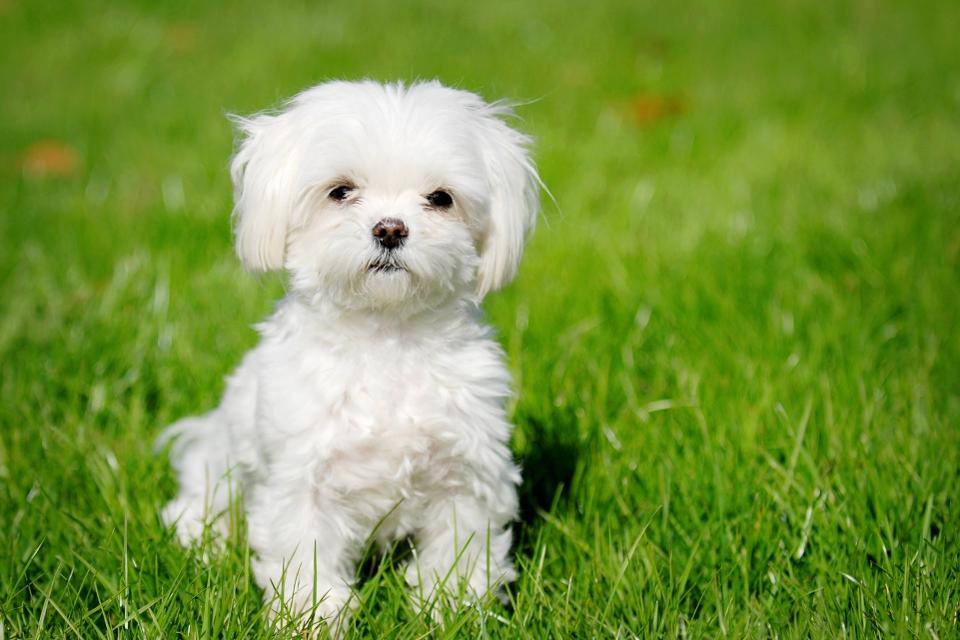
#> input picture image/dog.jpg, 960 x 640 px, found by its file name
$ python annotation.py
#> lines starting #> are read from the running program, lines starting #| are printed output that depends on the picture
import cv2
import matplotlib.pyplot as plt


ann_img = cv2.imread("image\dog.jpg")
#> ann_img is the input picture: shape (640, 960, 3); mean B, G, R 65, 149.5, 120.1


# check image is working or not
print(type(ann_img))
#| <class 'numpy.ndarray'>


# plot the image
plt.figure(figsize = (10, 8))
plt.title("Dog")
plt.imshow(ann_img)
plt.show()


# change the color into RGB
ann_rgb_img = cv2.cvtColor(ann_img, cv2.COLOR_BGR2RGB)


# plot again
plt.figure(figsize=(10, 8))
plt.title("Dog-RGB")
plt.imshow(ann_rgb_img)
plt.show()


# create the annotation with rectangle
cv2.rectangle(ann_img, (150, 50), (600, 600), (0, 0, 255), 4)
cv2.rectangle(ann_img, (150, 50), (280, 10), (0, 0, 255), cv2.FILLED)
cv2.putText(ann_img, 'Dog', (190, 40), cv2.FONT_HERSHEY_COMPLEX, 1, (0, 0, 0))
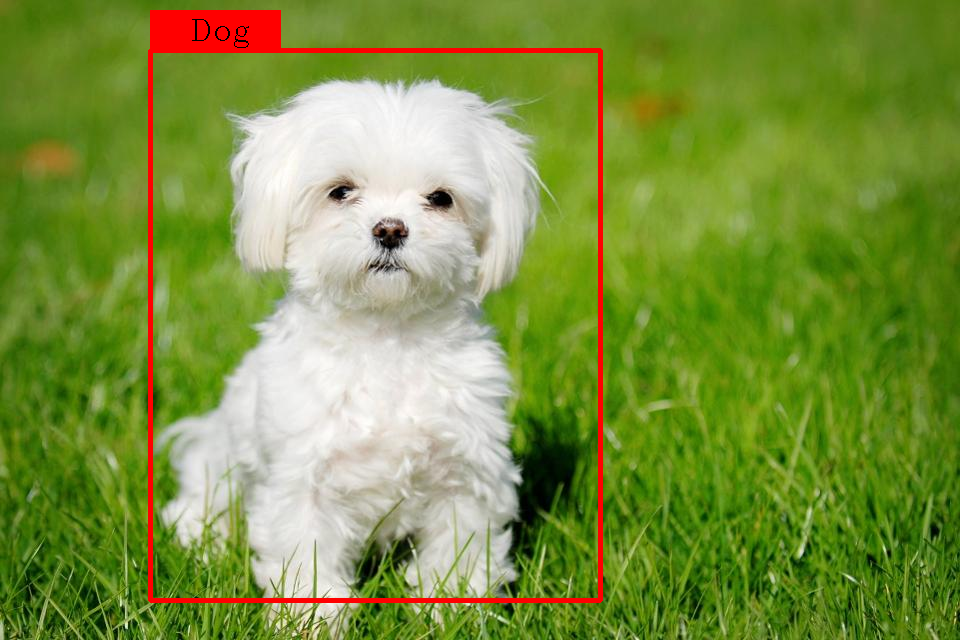
#> ann_img: shape (640, 960, 3); mean B, G, R 64.2, 146.1, 123.6


# check with cv2 in window, press Q to stop
cv2.imshow('Dog-Annotation', ann_img)
cv2.waitKey(0)
cv2.destroyAllWindows()
cv2.waitKey(1)

$ run again, with image/7892434.jpg copied over image/dog.jpg
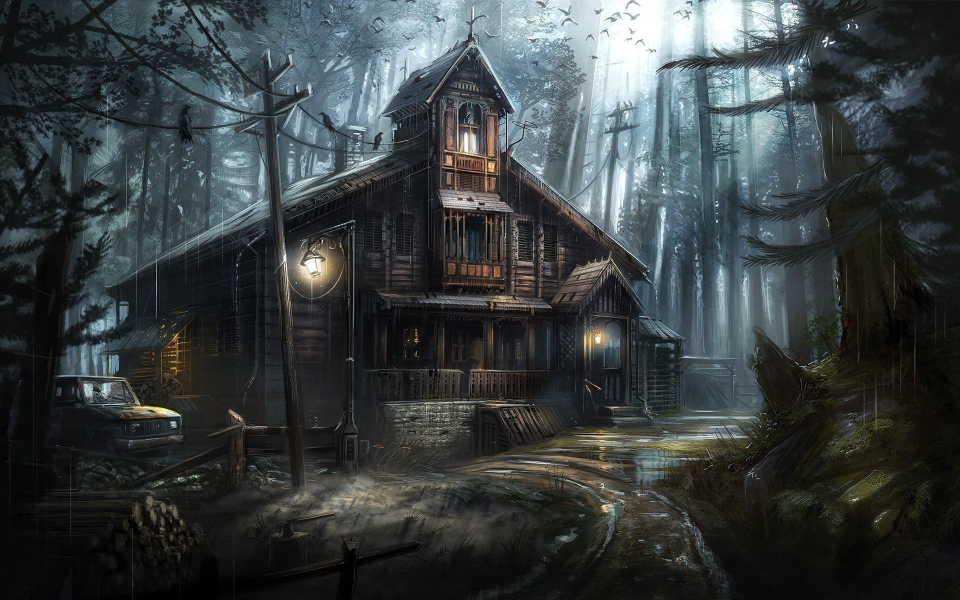
#> input picture image/7892434.jpg, 1920 x 1200 px, found by its file name (shown at 1/2 size)
#> ann_img is the input picture: shape (1200, 1920, 3); mean B, G, R 63.4, 62.5, 56.4
#| <class 'numpy.ndarray'>
#> `cv2.rectangle(ann_img, (150, 50), (280, 10), (0, 0, 255), cv2.FILLED)`:
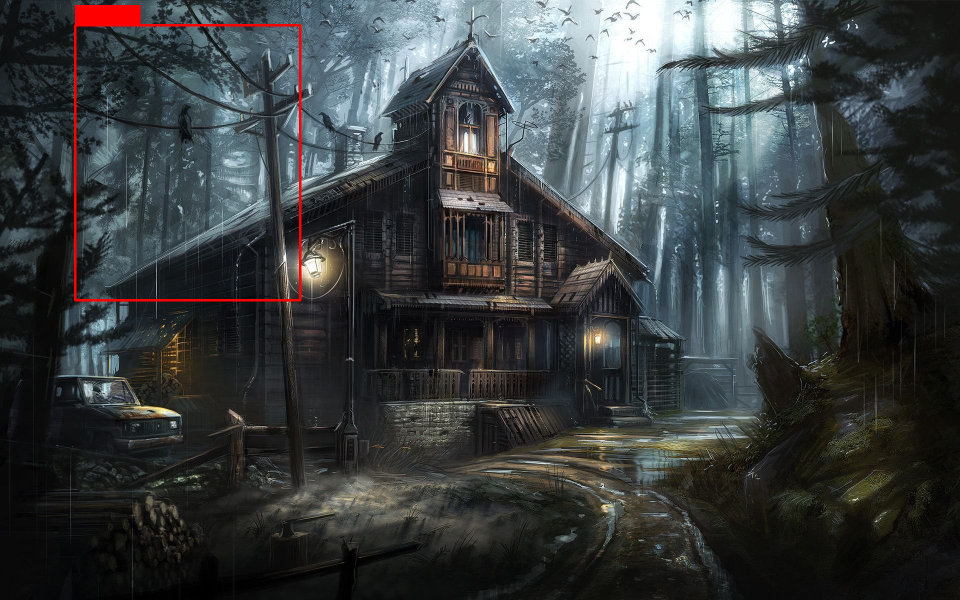
#> ann_img: shape (1200, 1920, 3) (shown at 1/2 size); mean B, G, R 63, 62.1, 57.8
